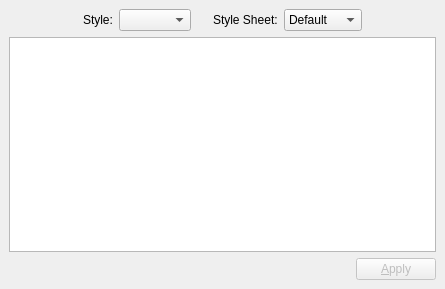
<?xml version="1.0" encoding="UTF-8"?>
<ui version="4.0">
 <class>Style_Edit</class>
 <widget class="QWidget" name="Style_Edit">
  <property name="geometry">
   <rect>
    <x>0</x>
    <y>0</y>
    <width>445</width>
    <height>289</height>
   </rect>
  </property>
  <property name="windowTitle">
   <string>Style Editor</string>
  </property>
  <layout class="QGridLayout">
   <property name="margin">
    <number>9</number>
   </property>
   <property name="spacing">
    <number>6</number>
   </property>
   <item row="0" column="6">
    <spacer>
     <property name="orientation">
      <enum>Qt::Horizontal</enum>
     </property>
     <property name="sizeType">
      <enum>QSizePolicy::MinimumExpanding</enum>
     </property>
     <property name="sizeHint" stdset="0">
      <size>
       <width>32</width>
       <height>20</height>
      </size>
     </property>
    </spacer>
   </item>
   <item row="0" column="0">
    <spacer>
     <property name="orientation">
      <enum>Qt::Horizontal</enum>
     </property>
     <property name="sizeType">
      <enum>QSizePolicy::MinimumExpanding</enum>
     </property>
     <property name="sizeHint" stdset="0">
      <size>
       <width>32</width>
       <height>20</height>
      </size>
     </property>
    </spacer>
   </item>
   <item row="0" column="5">
    <widget class="QComboBox" name="styleSheetCombo">
     <item>
      <property name="text">
       <string>Default</string>
      </property>
     </item>
     <item>
      <property name="text">
       <string>Coffee</string>
      </property>
     </item>
     <item>
      <property name="text">
       <string>Pagefold</string>
      </property>
     </item>
     <item>
      <property name="text">
       <string>Shiny</string>
      </property>
     </item>
    </widget>
   </item>
   <item row="0" column="3">
    <spacer>
     <property name="orientation">
      <enum>Qt::Horizontal</enum>
     </property>
     <property name="sizeType">
      <enum>QSizePolicy::Fixed</enum>
     </property>
     <property name="sizeHint" stdset="0">
      <size>
       <width>10</width>
       <height>16</height>
      </size>
     </property>
    </spacer>
   </item>
   <item row="0" column="2">
    <widget class="QComboBox" name="styleCombo">
     <property name="sizePolicy">
      <sizepolicy hsizetype="Preferred" vsizetype="Fixed">
       <horstretch>0</horstretch>
       <verstretch>0</verstretch>
      </sizepolicy>
     </property>
    </widget>
   </item>
   <item row="0" column="1">
    <widget class="QLabel" name="label_7">
     <property name="sizePolicy">
      <sizepolicy hsizetype="Fixed" vsizetype="Preferred">
       <horstretch>0</horstretch>
       <verstretch>0</verstretch>
      </sizepolicy>
     </property>
     <property name="text">
      <string>Style:</string>
     </property>
    </widget>
   </item>
   <item row="2" column="0" colspan="7">
    <layout class="QHBoxLayout">
     <property name="spacing">
      <number>6</number>
     </property>
     <property name="margin">
      <number>0</number>
     </property>
     <item>
      <spacer>
       <property name="orientation">
        <enum>Qt::Horizontal</enum>
       </property>
       <property name="sizeHint" stdset="0">
        <size>
         <width>321</width>
         <height>20</height>
        </size>
       </property>
      </spacer>
     </item>
     <item>
      <widget class="QPushButton" name="applyButton">
       <property name="enabled">
        <bool>false</bool>
       </property>
       <property name="text">
        <string>&amp;Apply</string>
       </property>
      </widget>
     </item>
    </layout>
   </item>
   <item row="1" column="0" colspan="7">
    <widget class="QTextEdit" name="styleTextEdit"/>
   </item>
   <item row="0" column="4">
    <widget class="QLabel" name="label_8">
     <property name="sizePolicy">
      <sizepolicy hsizetype="Fixed" vsizetype="Preferred">
       <horstretch>0</horstretch>
       <verstretch>0</verstretch>
      </sizepolicy>
     </property>
     <property name="text">
      <string>Style Sheet:</string>
     </property>
    </widget>
   </item>
  </layout>
 </widget>
 <resources/>
 <connections/>
</ui>
